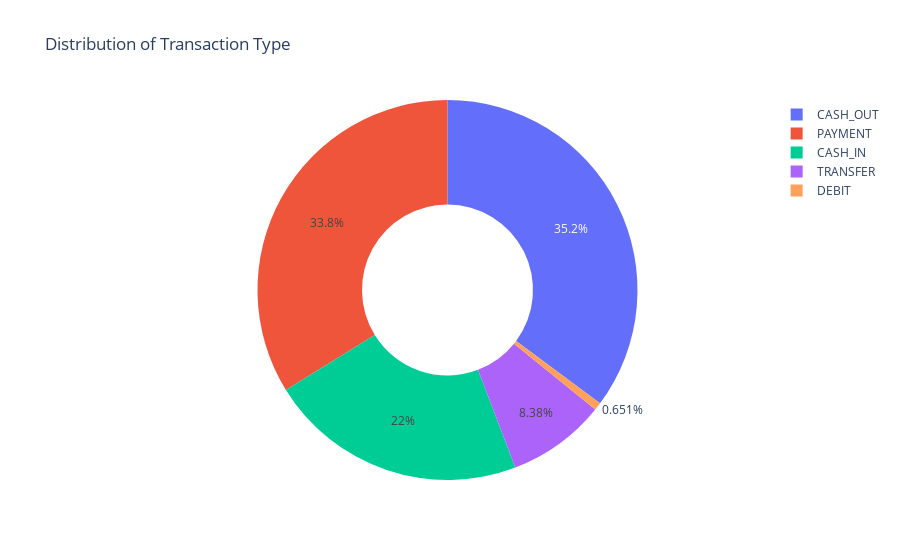

Here is the notebook cell this chart was saved with:
### Code cell
type=data["type"].value_counts()
transaction=type.index
quantity=type.values

import plotly.express as px
figure=px.pie(data,
              values=quantity,
              names=transaction,hole=.45,
              title="Distribution of Transaction Type")
figure.show()

### Figure 1 — Plotly figure (JSON) as saved in the notebook; plotly's stock layout.template omitted (floating-point values rounded to 4 significant figures)
{"data": [{"domain": {"x": [0, 1], "y": [0, 1]}, "hole": 0.45, "hovertemplate": "label=%{label}<br>value=%{value}<extra></extra>", "labels": ["CASH_OUT", "PAYMENT", "CASH_IN", "TRANSFER", "DEBIT"], "legendgroup": "", "name": "", "showlegend": true, "type": "pie", "values": [2237500, 2151495, 1399284, 532909, 41432]}], "layout": {"legend": {"tracegroupgap": 0}, "title": {"text": "Distribution of Transaction Type"}}}
